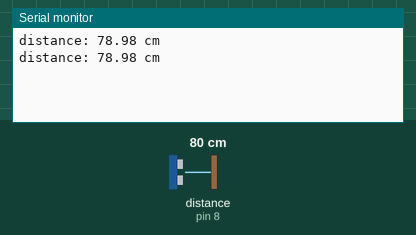
This sketch was run on a simulated Arduino Uno, built with avr-gcc and run on an emulated ATmega328P. On the bench: the last lines printed to the serial monitor. Wiring (inferred from the names in the program): ultrasonic range finder: trigger pin 9; echo pin 8. The test bench sets the inputs (shaded band); at power-on: distance to the obstacle (sensor on pin 8) 80 cm. The echo pulse lasts 58.3 µs per cm.

Above: at 2.8 s.
2.9 s: distance to the obstacle (sensor on pin 8) set to 2 cm
At 5.1 s:
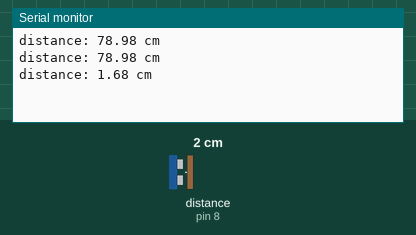
5.6 s: distance to the obstacle (sensor on pin 8) set to 4 cm
At 6.6 s:
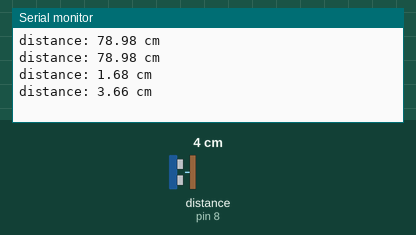
Timing chart, 0 to 8.6 s (numbered marks = the images above; inputs shaded):
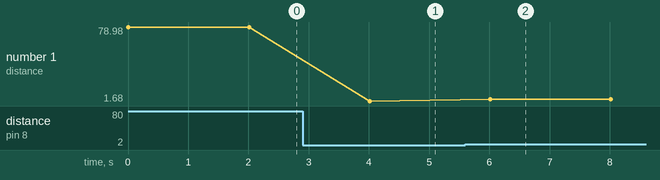

Measured:
- after the input at 2.9 s, the serial monitor: prints a new line after 1.1 s (image 1)
- after the input at 5.6 s, the serial monitor: prints a new line after 0.41 s (image 2)
- plotted number 1: 78.98 → 1.68 after the input at 2.9 s, 1.68 → 3.66 after the input at 5.6 s

The sketch:

ultrasonic_sensor.ino
```cpp
int trigPin = 9;    // TRIG pin
int echoPin = 8;    // ECHO pin

float duration_us, distance_cm;

void setup() {
  // put your setup code here, to run once:

  Serial.begin (9600);

  // configure the trigger pin to output mode
  pinMode(trigPin, OUTPUT);
  // configure the echo pin to input mode
  pinMode(echoPin, INPUT);

}

void loop() {
  // put your main code here, to run repeatedly:
  // generate 10-microsecond pulse to TRIG pin
  digitalWrite(trigPin, HIGH);
  delayMicroseconds(10);
  digitalWrite(trigPin, LOW);
  delayMicroseconds(10);
  digitalWrite(trigPin, HIGH);
  delayMicroseconds(10);
  digitalWrite(trigPin, LOW);

  // measure duration of pulse from ECHO pin
  duration_us = pulseIn(echoPin, HIGH);

  distance_cm = 0.017 * duration_us;

  // print the value to Serial Monitor
  Serial.print("distance: ");
  Serial.print(distance_cm);
  Serial.println(" cm");
  delay(2000);
}
```
